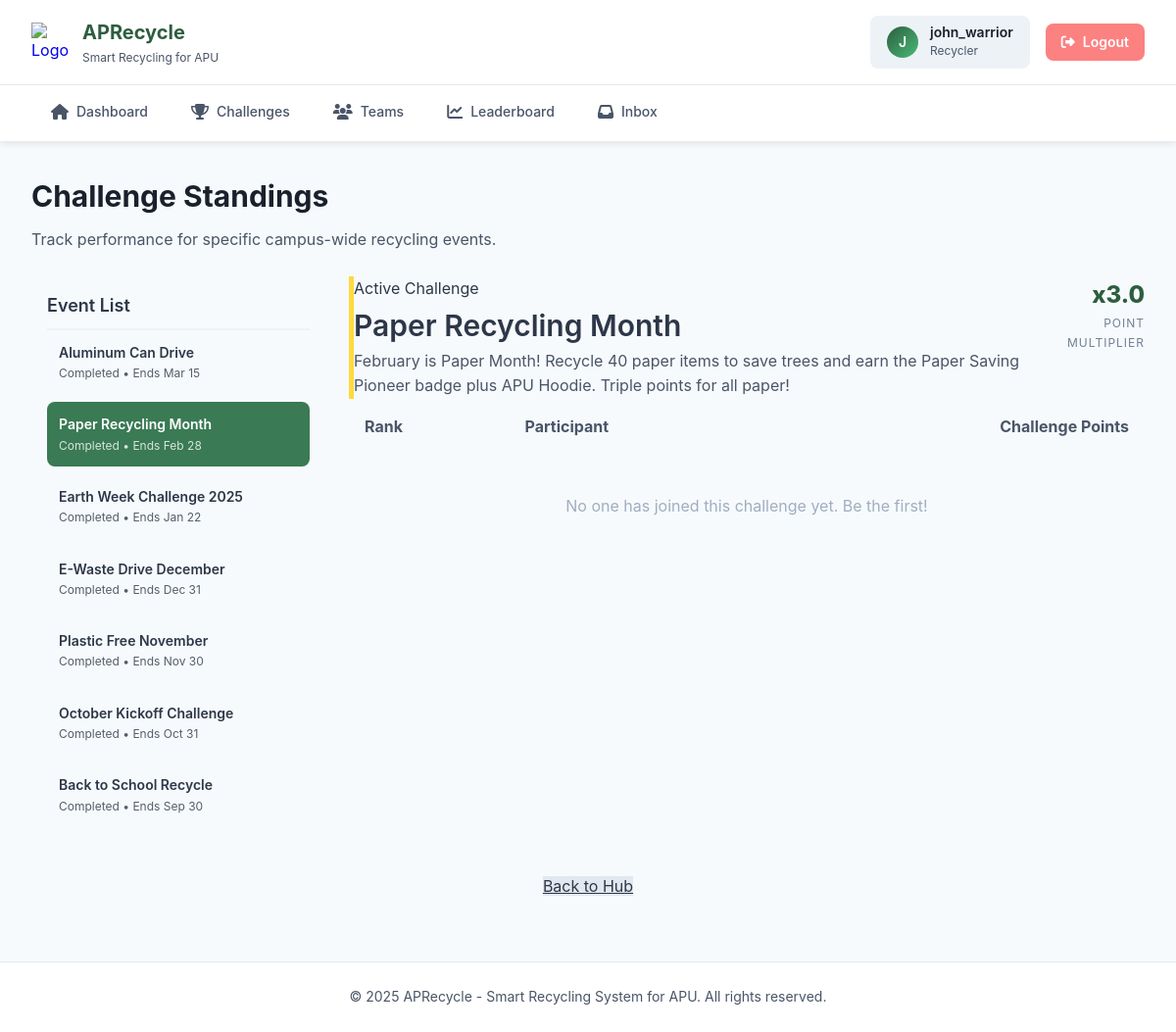
/recycler/leaderboard_challenges.php?id=4 (signed in), run on the app's committed database.
### tables this page shows
CREATE TABLE IF NOT EXISTS `challenge` (
  `challenge_id` int NOT NULL AUTO_INCREMENT,
  `title` varchar(100) NOT NULL,
  `description` text NOT NULL,
  `start_date` date NOT NULL,
  `end_date` date NOT NULL,
  `badge_id` int DEFAULT NULL COMMENT 'Challenge-specific badge (awarded on completion)',
  `reward_id` int DEFAULT NULL COMMENT 'Challenge-specific reward (awarded on completion)',
  `point_multiplier` decimal(3,1) NOT NULL DEFAULT '1.0',
  `target_material_id` int DEFAULT NULL COMMENT 'Specific material for smart challenges',
  `target_quantity` int NOT NULL DEFAULT '0' COMMENT 'Number of items to recycle (for quantity-based challenges)',
  `target_points` int NOT NULL DEFAULT '0' COMMENT 'Points to earn during challenge period (for points-based challenges)',
  `completion_type` enum('quantity','points','participation') NOT NULL DEFAULT 'quantity' COMMENT 'How to complete: quantity=recycle X items, points=earn X points, participation=join+submit 1 item',
  `created_at` datetime NOT NULL DEFAULT CURRENT_TIMESTAMP,
  PRIMARY KEY (`challenge_id`),
  KEY `badge_id` (`badge_id`),
  KEY `reward_id` (`reward_id`),
  KEY `target_material_id` (`target_material_id`)
);

### recycler/leaderboard_challenges.php (the view, shortened to what this page needs)
<?php
include('includes/header.php');
$conn = getDBConnection();
$challenge_id = isset($_GET['id']) ? intval($_GET['id']) : 0;
$all_challenges_query = "SELECT challenge_id, title, end_date,
                        CASE WHEN end_date >= CURRENT_DATE() THEN 'Active' ELSE 'Completed' END AS challenge_status
                        FROM challenge ORDER BY end_date DESC";
$challenges_list = mysqli_query($conn, $all_challenges_query);
$details_query = "SELECT * FROM challenge WHERE challenge_id = $challenge_id";
$details_result = mysqli_query($conn, $details_query);
$challenge_info = mysqli_fetch_assoc($details_result);
$rankings_query = "SELECT u.user_id, u.username, uc.challenge_point
                   FROM user_challenge uc
                   JOIN user u ON uc.user_id = u.user_id
                   WHERE uc.challenge_id = $challenge_id
                   ORDER BY uc.challenge_point DESC LIMIT 20";
$rankings_result = mysqli_query($conn, $rankings_query);
?>
<div class="page-header">
    <h1 class="page-title">Challenge Standings</h1>
    <p class="page-description">Track performance for specific campus-wide recycling events.</p>
</div>
<div style="display: grid; grid-template-columns: 300px 1fr; gap: var(--space-6); align-items: start;">
    <aside class="card" style="padding: var(--space-4);">
        <h3 class="mb-4" style="font-size: var(--text-lg); border-bottom: 2px solid var(--color-gray-100); padding-bottom: var(--space-2);">Event List</h3>
        <div style="display: flex; flex-direction: column; gap: var(--space-2);">
            <?php while($list_item = mysqli_fetch_assoc($challenges_list)): ?>
                <a href="?id=<?php echo $list_item['challenge_id']; ?>"
                   style="text-decoration: none; padding: var(--space-3); border-radius: var(--radius-md); transition: all 0.2s;
                          background: <?php echo $challenge_id == $list_item['challenge_id'] ? 'var(--color-primary-light)' : 'transparent'; ?>;
                          color: <?php echo $challenge_id == $list_item['challenge_id'] ? 'white' : 'var(--color-gray-700)'; ?>;"
                   class="challenge-link">
                    <div style="font-weight: 600; font-size: var(--text-sm);"><?php echo htmlspecialchars($list_item['title']); ?></div>
                    <div style="font-size: var(--text-xs); opacity: 0.8;">
                        <?php echo $list_item['challenge_status']; ?> • Ends <?php echo date('M d', strtotime($list_item['end_date'])); ?>
                    </div>
                </a>
            <?php endwhile; ?>
        </div>
    </aside>
    <section>
        <?php if ($challenge_info): ?>
            <div class="card mb-6" style="border-left: 5px solid var(--color-accent-yellow);">
                <div style="display: flex; justify-content: space-between; align-items: flex-start;">
                    <div>
                        <span class="badge badge-warning mb-2">Active Challenge</span>
                        <h2 class="mb-2"><?php echo htmlspecialchars($challenge_info['title']); ?></h2>
                        <p style="color: var(--color-gray-600);"><?php echo htmlspecialchars($challenge_info['description']); ?></p>
                    </div>
                    <div style="text-align: right;">
                        <div style="font-size: var(--text-2xl); font-weight: 800; color: var(--color-primary);">
                            x<?php echo $challenge_info['point_multiplier']; ?>
                        </div>
                        <div style="font-size: var(--text-xs); color: var(--color-gray-500); text-transform: uppercase; letter-spacing: 1px;">
                            Point Multiplier
                        </div>
                    </div>
                </div>
            </div>
            <div class="card" style="padding: 0; overflow: hidden;">
                <table style="width: 100%; border-collapse: collapse;">
                    <thead style="background: var(--color-gray-50); color: var(--color-gray-600); text-align: left;">
                        <tr>
                            <th style="padding: var(--space-4);">Rank</th>
                            <th style="padding: var(--space-4);">Participant</th>
                            <th style="padding: var(--space-4); text-align: right;">Challenge Points</th>
                        </tr>
                    </thead>
                    <tbody>
                        <?php if (mysqli_num_rows($rankings_result) == 0): ?>
                        <tr>
                            <td colspan="3" style="padding: var(--space-10); text-align: center; color: var(--color-gray-400);">
                                No one has joined this challenge yet. Be the first!
                            </td>
                        </tr>
                        <?php endif; ?>
                    </tbody>
                </table>
            </div>
        <?php endif; ?>
    </section>
</div>
<div style="margin-top: var(--space-8); text-align: center;">
    <a href="leaderboard.php" class="btn btn-secondary">Back to Hub</a>
</div>
<?php include('includes/footer.php'); ?>

### css/styles.css (style rules this page uses)
* { margin: 0; padding: 0; box-sizing: border-box; }
body { font-family: var(--font-sans); color: #2D3748; }
h1 { font-size: 2.25rem; font-weight: 700; }
h2 { font-size: 1.875rem; font-weight: 600; }
h3 { font-size: 1.5rem; font-weight: 600; }
body { font-size: 1rem; line-height: 1.6; }
.btn-secondary { background: var(--color-gray-200); color: var(--color-gray-700); }

### css/variables.css (style rules this page uses)
:root { --color-primary: #2D5D3F; --color-primary-light: #3A7A54; --color-primary-dark: #1F4129; --color-secondary: #48BB78; --color-secondary-light: #68D391; --color-accent-blue: #4299E1; --color-accent-yellow: #FFD93D; --color-accent-brown: #8B4513; --color-white: #FFFFFF; --color-gray-50: #F7FAFC; --color-gray-100: #EDF2F7; --color-gray-200: #E2E8F0; --color-gray-300: #CBD5E0; --color-gray-400: #A0AEC0; --color-gray-500: #718096; --color-gray-600: #4A5568; --color-gray-700: #2D3748; --color-gray-800: #1A202C; --color-gray-900: #171923; --color-success: #48BB78; --color-success-light: #C6F6D5; --color-warning: #ED8936; --color-warning-light: #FEEBC8; --color-error: #FC8181; --color-error-light: #FED7D7; --color-info: #4299E1; --color-info-light: #BEE3F8; --gradient-primary: linear-gradient(135deg, #2D5D3F 0%, #48BB78 100%); --gradient-success: linear-gradient(135deg, #48BB78 0%, #38A169 100%); --gradient-badge: linear-gradient(135deg, #667eea 0%, #764ba2 100%); --shadow-sm: 0 1px 3px rgba(0,0,0,0.12), 0 1px 2px rgba(0,0,0,0.24); --shadow-md: 0 2px 8px rgba(0,0,0,0.1); --shadow-lg: 0 4px 12px rgba(0,0,0,0.15); --shadow-xl: 0 10px 40px rgba(0,0,0,0.2); --radius-sm: 4px; --radius-md: 8px; --radius-lg: 12px; --radius-xl: 16px; --radius-full: 9999px; --space-1: 0.25rem; --space-2: 0.5rem; --space-3: 0.75rem; --space-4: 1rem; --space-5: 1.25rem; --space-6: 1.5rem; --space-8: 2rem; --space-10: 2.5rem; --space-12: 3rem; --font-sans: -apple-system, BlinkMacSystemFont, 'Segoe UI', 'Roboto', 'Oxygen', 'Ubuntu', 'Cantarell', 'Fira Sans', 'Droid Sans', 'Helvetica Neue', sans-serif; --font-mono: 'SFMono-Regular', Consolas, 'Liberation Mono', Menlo, monospace; --text-xs: 0.75rem; --text-sm: 0.875rem; --text-base: 1rem; --text-lg: 1.125rem; --text-xl: 1.25rem; --text-2xl: 1.5rem; --text-3xl: 1.875rem; --text-4xl: 2.25rem; }

### recycler/includes/header.php (style rules this page uses)
body { background: var(--color-gray-50); margin: 0; padding: 0; }
.page-header { margin-bottom: var(--space-6); }
.page-title { font-size: var(--text-3xl); color: var(--color-gray-800); margin-bottom: var(--space-2); }
.page-description { color: var(--color-gray-600); font-size: var(--text-base); }

### data on the page
challenge: title "Aluminum Can Drive", challenge_status "Completed", end_date "Mar 15"
challenge: title "Paper Recycling Month", challenge_status "Completed", end_date "Feb 28", description "February is Paper Month! Recycle 40 paper items to save trees and earn the Paper Saving Pioneer badge plus APU Hoodie. Triple points for all paper!", point_multiplier "3.0"
challenge: title "Earth Week Challenge 2025", challenge_status "Completed", end_date "Jan 22"
challenge: title "E-Waste Drive December", challenge_status "Completed", end_date "Dec 31"
challenge: title "Plastic Free November", challenge_status "Completed", end_date "Nov 30"
challenge: title "October Kickoff Challenge", challenge_status "Completed", end_date "Oct 31"
challenge: title "Back to School Recycle", challenge_status "Completed", end_date "Sep 30"

### other printed values
substr($_SESSION['username'], 0, 1) "J"
$_SESSION['username'] "john_warrior"
